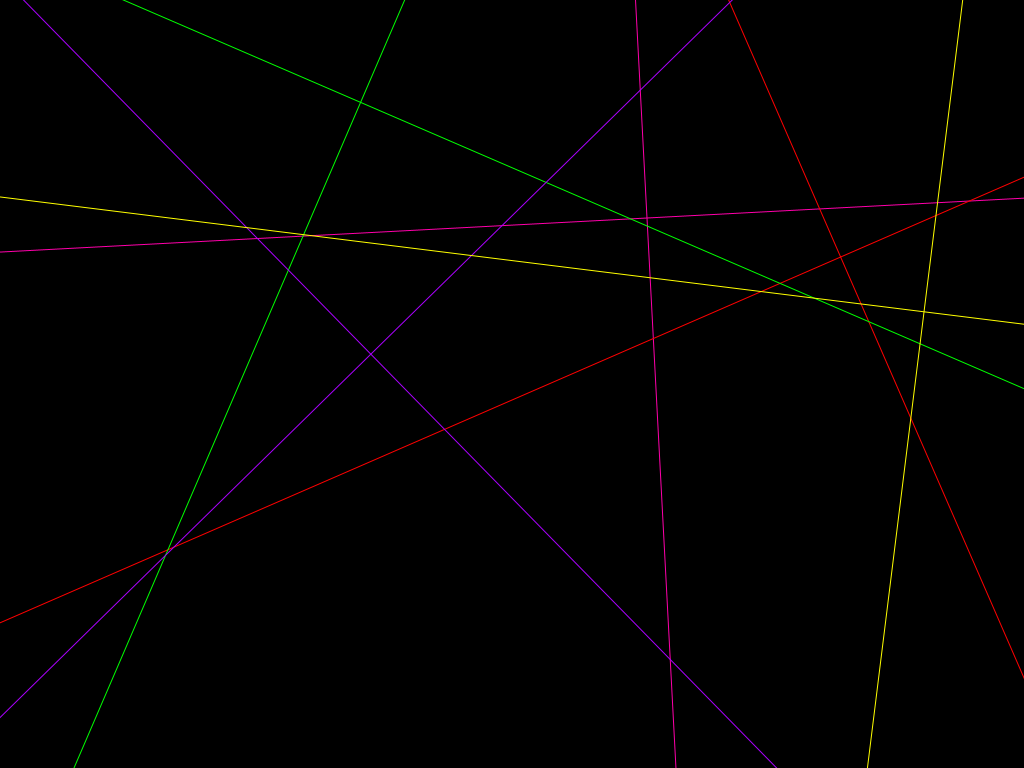
Frame 1 (no input)
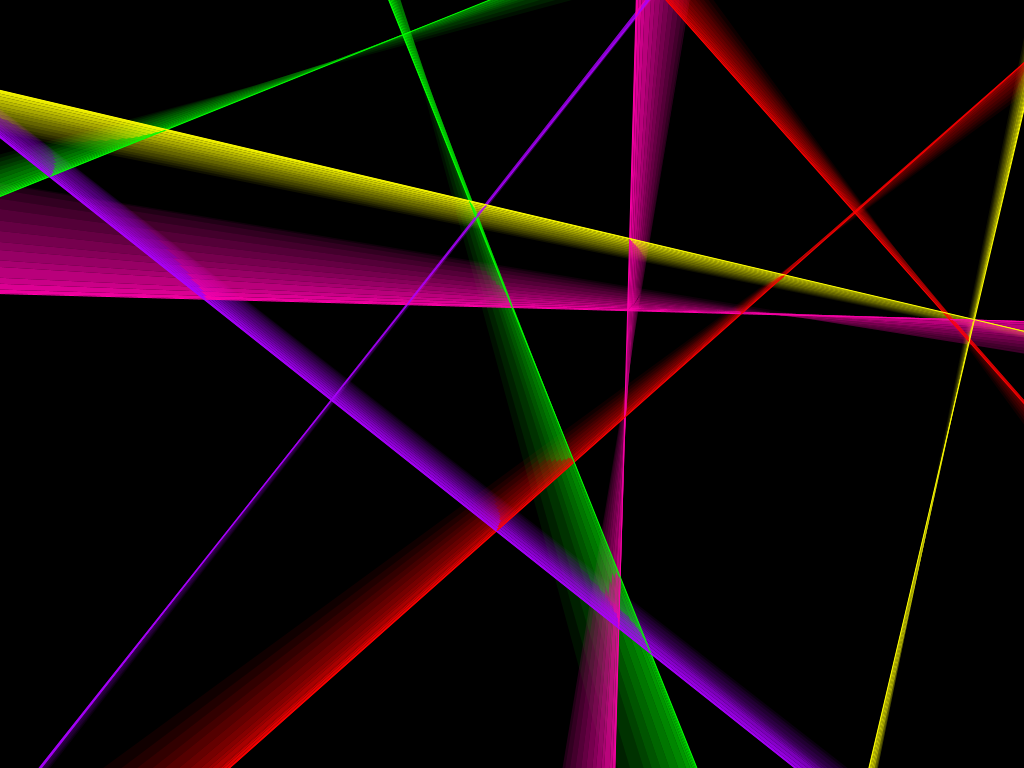
Frame 60 (the mouse pressed at the canvas centre just before this capture)
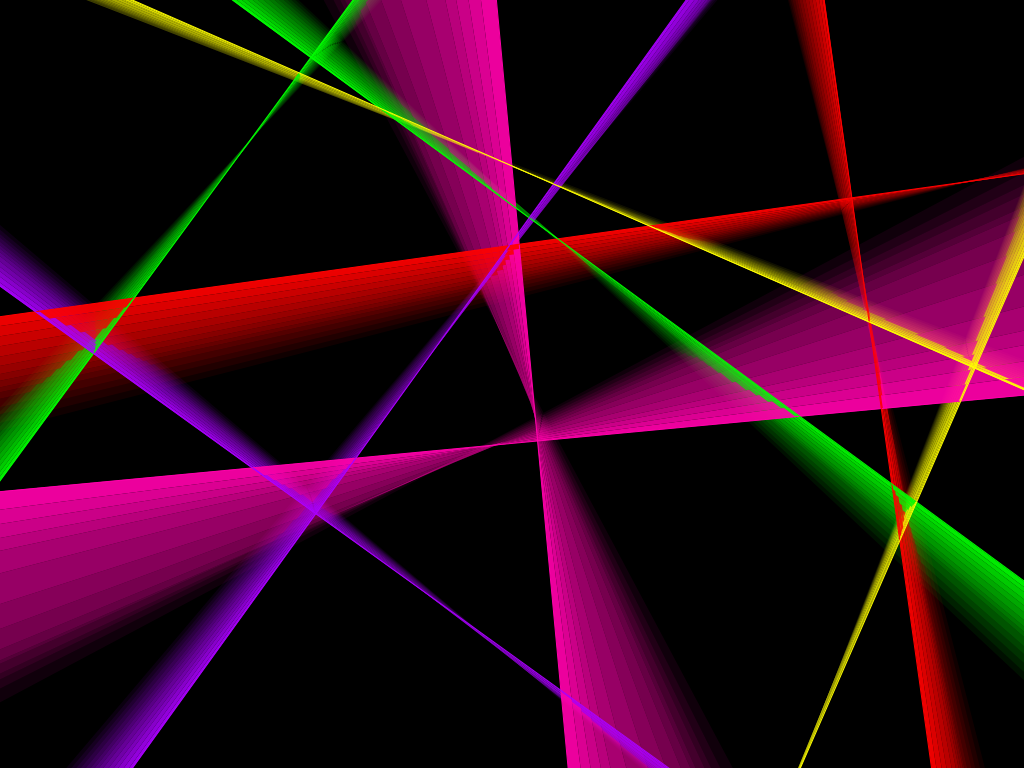
Frame 120 (the mouse held since frame 60 and released just before this capture)

The Processing sketch that drew these frames (run headless with seeded random() and noise(); from frame 60 on, the mouse is pressed at the canvas centre):

// Processing sketch: crosses_faded
// ── crosses_faded.pde
PGraphics pg;
float xLimMin, xLimMax, yLimMin, yLimMax;
Cross[] crosses;
int palLen = 16;
color[] crossCols = new color[]{
  #FF00AA, // Pink
  #FF0000, // Red
  #00FF00, // Green
  #AA00FF, // Purple
  #FFFF00, // Yellow
};

float edgeLim = 0.05;
float centerMaxD = 2.5;
float otherMaxD = 5;

void setup() {
  size(1024, 768);
  pg = createGraphics(width, height);
  xLimMin = width*edgeLim;
  xLimMax = width*(1-edgeLim);
  yLimMin = height*edgeLim;
  yLimMax = height*(1-edgeLim);
  crosses = new Cross[crossCols.length];
  for (int i = 0; i < crosses.length; i++) {
    crosses[i] = new Cross(random(xLimMin, xLimMax), random(yLimMin, yLimMax), 
                           random(xLimMin, xLimMax), random(yLimMin, yLimMax))
                 .WithColor(crossCols[i], palLen);
  }
}

void draw() {
  background(#000000);
  for (Cross cross : crosses) {
    cross.Accelerate().Move();
  }
  for (int i = 0; i < palLen; i++) {
    for (Cross cross : crosses) {
      cross.DrawHist(i);
    }
  }
}

// ── Cross.pde
class Point {
  float X;
  float Y;
  float Dx;
  float Dy;

  Point(float x, float y) {
    this.X = x;
    this.Y = y;
  }
  
  Point WithVelocity(float dx, float dy) {
    this.Dx = dx; 
    this.Dy = dy;
    return this;
  }
  
  Point(Point orig) {
    this.X = orig.X;
    this.Y = orig.Y;
    this.Dx = orig.Dx;
    this.Dy = orig.Dy;
  }
  
  Point Copy() {
    return new Point(this);
  }
  
  boolean Equals(Point that) {
    if (this == that) {
      return true;
    }
    if (that == null) {
      return false;
    }
    return roughlyEqual(this.X, that.X) && roughlyEqual(this.Y, that.Y);
  }
  
  Point Accelerate(float ddx, float ddy, float maxD) {
    this.Dx += ddx;
    if (this.Dx > maxD) {
      this.Dx = maxD;
    } else if (this.Dx < -maxD) {
      this.Dx = -maxD;
    }
    
    this.Dy += ddy;
    if (this.Dy > maxD) {
      this.Dy = maxD;
    } else if (this.Dy < -maxD) {
      this.Dy = -maxD;
    }
    
    return this;
  }
  
  Point Move() {
    this.X += this.Dx;
    if (this.X <= xLimMin && this.Dx < 0) {
      this.Dx /= 2;
    } else if (this.X >= xLimMax && this.Dx > 0) {
      this.Dx /= 2;
    }
    
    this.Y += this.Dy;
    if (this.Y <= yLimMin && this.Dy < 0) {
      this.Dy /= 2;
    } else if (this.Y >= yLimMax && this.Dy > 0) {
      this.Dy /= 2;
    }
    
    return this;
  }
}

boolean roughlyEqual(float a, float b) {
  return abs(a-b) < 0.0001;
}

class CrossHist {
  Point L1p1;
  Point L1p2;
  Point L2p1;
  Point L2p2;
  
  CrossHist(Point l1p1, Point l1p2, Point l2p1, Point l2p2) {
    this.L1p1 = l1p1;
    this.L1p2 = l1p2;
    this.L2p1 = l2p1;
    this.L2p2 = l2p2;
  }
}

class Cross {
  Point Center;
  Point Other;
  CrossHist[] Hist;
  int HistIndex;
  color Col;
  
  Cross(float x1, float y1, float x2, float y2) {
    this.Center = new Point(x1, y1);
    this.Other = new Point(x2, y2);
  }
  
  Cross WithColor(color col, int histLen) {
    this.Col = col;
    this.Hist = new CrossHist[histLen];
    this.HistIndex = -1;
    return this;
  }
  
  Cross Accelerate() {
    this.Center.Accelerate(random(-0.5, 0.5), random(-0.5, 0.5), centerMaxD);
    this.Other.Accelerate(random(-1, 1), random(-1, 1), otherMaxD);
    return this;
  }
  
  Cross Move() {
    this.Center.Move();
    this.Other.Move();
    if (this.Center.Equals(this.Other)) {
      return this;
    }
    
    Point l1p1 = calcEdgePoint(this.Center, this.Other);
    Point l1p2 = calcEdgePoint(this.Other, this.Center);
    Point third = calcThird(this.Center, this.Other);
    Point l2p1 = calcEdgePoint(this.Center, third);
    Point l2p2 = calcEdgePoint(third, this.Center);
    
    this.HistIndex = (this.HistIndex + 1) % this.Hist.length;
    this.Hist[this.HistIndex] = new CrossHist(l1p1, l1p2, l2p1, l2p2);

    return this;
  }
  
  Cross Draw() {
    strokeWeight(3.0);
    for (int i = 0; i < this.Hist.length; i++) {
      this.DrawHist(i);
    }
    return this;
  }
  
  Cross DrawHist(int i) {
    CrossHist h1 = this.Hist[(i + this.HistIndex+1) % this.Hist.length];
    if (h1 == null) {
      return this;
    }
    
    int c = this.Hist.length-1-i;
    if (c == 0) {
      // If we're on color 0, just draw the cross.
      stroke(this.Col);
      line(h1.L1p1.X, h1.L1p1.Y, h1.L1p2.X, h1.L1p2.Y);
      line(h1.L2p1.X, h1.L2p1.Y, h1.L2p2.X, h1.L2p2.Y);
      return this;
    }
    
    // Otherwise, draw rectangles between this cross and the next.
    CrossHist h2 = this.Hist[(i + this.HistIndex+2) % this.Hist.length];
    if (h2 != null) {
      pg.beginDraw();
      pg.clear();
      pg.noStroke();
      pg.fill(this.Col);
      pg.quad(h1.L1p1.X, h1.L1p1.Y, 
              h1.L1p2.X, h1.L1p2.Y,
              h2.L1p2.X, h2.L1p2.Y,
              h2.L1p1.X, h2.L1p1.Y);
      pg.quad(h1.L2p1.X, h1.L2p1.Y, 
              h1.L2p2.X, h1.L2p2.Y,
              h2.L2p2.X, h2.L2p2.Y,
              h2.L2p1.X, h2.L2p1.Y);
      pg.endDraw();
      
      float alpha = map(i, 0, this.Hist.length-1, 0, 255);
      tint(255, alpha);
      image(pg, 0, 0);
    }
    return this;
  }
}

Point calcThird(Point center, Point other) {
  float distAB = dist(center.X, center.Y, other.X, other.Y);
  float dx = other.X - center.X;
  float dy = other.Y - center.Y;
  float perpDx = -dy;
  float perpDy = dx;
  float len = sqrt(perpDx*perpDx + perpDy*perpDy);
  perpDx /= len;
  perpDy /= len;
  return new Point(center.X + perpDx*distAB, center.Y + perpDy * distAB);
}

Point calcEdgePoint(Point start, Point next) {
  Point rv = next.Copy().WithVelocity(next.X - start.X, next.Y - start.Y);
  while (rv.X >= 0 && rv.X <= width && rv.Y >= 0 && rv.Y <= height) {
    if (rv.Dx <= 100 && rv.Dy <= 100) {
      rv.Dx *= 10;
      rv.Dy *= 10;
    }
    rv.X += rv.Dx;
    rv.Y += rv.Dy;
  }
  return rv;
}

// ── Palette.pde
// The color class wraps a native color value in an object so that 
// the colors of multiple things can be updated at the same time.
class Color {
  color Value;
  
  Color(color c) {
    this.Value = c;
  }
  
  Color(int red, int green, int blue) {
    this.Value = color(red, green, blue);
  }
  
  Color(int red, int green, int blue, int alpha) {
    this.Value = color(red, green, blue, alpha);
  }
  
  int Alpha() {
    return this.Value >> 24 & 0xFF;
  }
  
  int Red() {
    return this.Value >> 16 & 0xFF;
  }
  
  int Green() {
    return this.Value >> 8 & 0xFF;
  }
  
  int Blue() {
    return this.Value & 0xFF;
  }
  
  color Opposite() {
    return this.Value ^ 0x00FFFFFF;
  }
  
  Color Set(color col) {
    this.Value = col;
    return this;
  }
  
  Color SetAlpha(int alpha) {
    this.Value = (this.Value & 0x00FFFFFF) | ((alpha & 0xFF) << 24);
    return this;
  }
  
  Color SetRed(int red) {
    this.Value = (this.Value & 0xFF00FFFF) | ((red & 0xFF) << 16);
    return this;
  }
  
  Color SetGreen(int green) {
    this.Value = (this.Value & 0xFFFF00FF) | ((green & 0xFF) << 8);
    return this;
  }
  
  Color SetBlue(int blue) {
    this.Value = (this.Value & 0xFFFFFF00) | (blue & 0xFF);
    return this;
  }

  // AddAlpha adds the provided delta to the alpha value.
  // If the resulting value is less than 0 or more than 255, the result will be either 0 or 255 respectively.
  Color AddAlpha(int delta) {
    return this.SetAlpha(max(min(this.Alpha() + delta, 255), 0));
  }

  // AddRed adds the provided delta to the red value.
  // If the resulting value is less than 0 or more than 255, the result will be either 0 or 255 respectively.
  Color AddRed(int delta) {
    return this.SetRed(max(min(this.Red() + delta, 255), 0));
  }

  // AddGreenm adds the provided delta to the green value.
  // If the resulting value is less than 0 or more than 255, the result will be either 0 or 255 respectively.
  Color AddGreen(int delta) {
    return this.SetGreen(max(min(this.Green() + delta, 255), 0));
  }
  
  // AddBlue adds the provided delta to the blue value.
  // If the resulting value is less than 0 or more than 255, the result will be either 0 or 255 respectively.
  Color AddBlue(int delta) {
    return this.SetBlue(max(min(this.Blue() + delta, 255), 0));
  }
  
  // AddRBG adds the provided deltas to this color.
  // If any resulting value is less than 0 or more than 255, that value ends up being either 0 or 255 respectively.
  Color AddRGB(int dred, int dgreen, int dblue) {
    return this.AddRed(dred).AddGreen(dgreen).AddBlue(dblue);
  }
  
  // AddRGBAlpha adds the provided deltas to this color.
  // If any resulting value is less than 0 or more than 255, that value ends up being either 0 or 255 respectively.
  Color AddRGBAlpha(int dred, int dgreen, int dblue, int dalpha) {
    return this.AddRed(dred).AddGreen(dgreen).AddBlue(dblue).AddAlpha(dalpha);
  }
}

// A Palette is a collection of Color objects with some functions for manipulating them.
// The idea is that you store a Color object in your own object to use for drawing.
// Later, you can manipulate all of the things with that color by changing the palette entry for it.
class Palette {
  Color[] Colors;
  
  // Initialize the palette with the given size.
  // Colors are on a gradient from black to white.
  // Set them as needed using .Set(index, color).
  Palette(int size) {
    this(size, #000000, #FFFFFF);
  }
  
  // Create a palette with the given size on a gradient from fromColor to toColor.
  Palette(int size, color fromColor, color toColor) {
    this.Colors = new Color[size];
    this.Colors[0] = new Color(fromColor);
    this.Colors[size-1] = new Color(toColor);
    for (int i = 1; i < size-1; i++) {
      this.Colors[i] = new Color(lerpColor(fromColor, toColor, (float)i / (float)(size-1)));
    }
  }
  
  // Create a palette with the given size on a gradient from fromColor to toColor.
  // All colors will have the given alpha (0 to 255).
  Palette(int size, color fromColor, color toColor, int alpha) {
    this(size, fromColor, toColor);
    for (Color col : this.Colors) {
      col.SetAlpha(alpha);
    }
  }
  
  // Create a palette with the provided colors.
  Palette(color... colors) {
    this.Colors = new Color[colors.length];
    for (int i = 0; i < colors.length; i++) {
      this.Colors[i] = new Color(colors[i]);
    }
  }
  
  // Combine multiple palettes into a new one.
  // The new palette will have new Color instances.
  // Changing one will not affect the other.
  Palette(Palette... palettes) {
    int size = 0;
    for (Palette pal : palettes) {
      size += pal.Size();
    }
    this.Colors = new Color[size];
    int i = 0;
    for (Palette pal : palettes) {
      for (Color col : pal.Colors) {
        this.Colors[i] = new Color(col.Value);
        i++;
      }
    }
  }
  
  // Append will add copies of the colors in the provided palette to the end
  // of this palette. If the last color of this palette equals the first color
  // of the provided palette, that entry is skipped.
  // Returns itself.
  Palette Append(Palette that) {
    int thisLen = this.Colors.length;
    int thatLen = that.Colors.length;
    int newSize = thisLen + thatLen;
    
    boolean skipFirst = thisLen > 0 && thatLen > 0 && this.Colors[thisLen-1].Value == that.Colors[0].Value;
    if (skipFirst) {
      newSize--;
    }
    this.Colors = (Color[])expand(this.Colors, newSize);
    
    int di = thisLen;
    int i = 0;
    if (skipFirst) {
      di--;
      i++;
    }
    for (; i < thatLen; i++) {
      this.Colors[di+i] = new Color(that.Colors[i].Value);
    }
    return this;
  }
  
  // WithAlphaGradient sets the alpha of each color to a gradient as provided.
  Palette WithAlphaGradient(int zerothValue, int lastValue) {
    float mult = ((float)lastValue - (float)zerothValue)/(float)this.Colors.length;
    for (int i = 0; i < this.Colors.length; i++) {
      int alpha = (int)(mult*(float)(i+1.0));
      this.Colors[i].SetAlpha(alpha);
    }
    return this;
  }
  
  // Size returns the number of colors in this palette.
  int Size() {
    return this.Colors.length;
  }
  
  // Get the Color (object) at the given index.
  Color Get(int index) {
    return this.Colors[index];
  }
  
  // Set the given index to the provided color value.
  // Returns itself so that it can be called multiple times in a row.
  Palette Set(int index, color value) {
    this.Colors[index].Value = value;
    return this;
  }

  // SetAlpha will set the alpha value for all colors in this palette.
  // Returns itself.
  Palette SetAlpha(int alpha) {
    for (Color col : this.Colors) {
      col.SetAlpha(alpha);
    }
    return this;
  }
  
  // AddAlpha will add the provided delta to all colors in this palette.
  // Returns itself.
  Palette AddAlpha(int dalpha) {
    for (Color col : this.Colors) {
      col.AddAlpha(dalpha);
    }
    return this;
  }
  
  // RotateLeft moves the first color to the end, and returns itself.
  Palette RotateLeft() {
    color firstValue = this.Colors[0].Value;
    for (int i = 0; i < this.Colors.length - 1; i++) {
      this.Colors[i].Value = this.Colors[i+1].Value;
    }
    this.Colors[this.Colors.length-1].Value = firstValue;
    return this;
  }
  
  // RotateRight moves the last color to the front, and returns itself.
  Palette RotateRight() {
    color lastValue = this.Colors[this.Colors.length-1].Value;
    for (int i = this.Colors.length-1; i > 0; i--) {
      this.Colors[i].Value = this.Colors[i-1].Value;
    }
    this.Colors[0].Value = lastValue;
    return this;
  }
}
